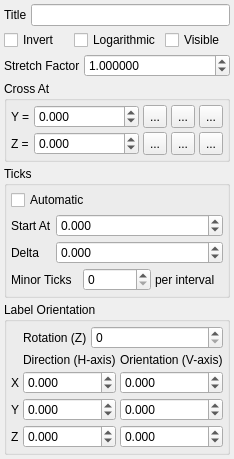
              <widget class="QWidget" name="XAxisTab">
               <attribute name="title">
                <string>X Axis</string>
               </attribute>
               <layout class="QVBoxLayout" name="verticalLayout_9">
                <property name="spacing">
                 <number>4</number>
                </property>
                <property name="margin">
                 <number>4</number>
                </property>
                <item>
                 <layout class="QHBoxLayout" name="horizontalLayout_24">
                  <item>
                   <widget class="QLabel" name="label_34">
                    <property name="text">
                     <string>Title</string>
                    </property>
                   </widget>
                  </item>
                  <item>
                   <widget class="QLineEdit" name="ViewXAxisTitleEdit"/>
                  </item>
                 </layout>
                </item>
                <item>
                 <layout class="QHBoxLayout" name="horizontalLayout_21">
                  <item>
                   <widget class="QCheckBox" name="ViewXAxisInvertCheck">
                    <property name="text">
                     <string>Invert</string>
                    </property>
                   </widget>
                  </item>
                  <item>
                   <widget class="QCheckBox" name="ViewXAxisLogarithmicCheck">
                    <property name="text">
                     <string>Logarithmic</string>
                    </property>
                   </widget>
                  </item>
                  <item>
                   <widget class="QCheckBox" name="ViewXAxisVisibleCheck">
                    <property name="text">
                     <string>Visible</string>
                    </property>
                   </widget>
                  </item>
                 </layout>
                </item>
                <item>
                 <layout class="QHBoxLayout" name="horizontalLayout_28">
                  <item>
                   <widget class="QLabel" name="label_38">
                    <property name="text">
                     <string>Stretch Factor</string>
                    </property>
                   </widget>
                  </item>
                  <item>
                   <widget class="QDoubleSpinBox" name="ViewXAxisStretchSpin">
                    <property name="sizePolicy">
                     <sizepolicy hsizetype="Expanding" vsizetype="Fixed">
                      <horstretch>0</horstretch>
                      <verstretch>0</verstretch>
                     </sizepolicy>
                    </property>
                    <property name="toolTip">
                     <string/>
                    </property>
                    <property name="decimals">
                     <number>6</number>
                    </property>
                    <property name="minimum">
                     <double>0.000001000000000</double>
                    </property>
                    <property name="maximum">
                     <double>1000000.000000000000000</double>
                    </property>
                    <property name="singleStep">
                     <double>0.010000000000000</double>
                    </property>
                    <property name="value">
                     <double>1.000000000000000</double>
                    </property>
                   </widget>
                  </item>
                 </layout>
                </item>
                <item>
                 <widget class="QGroupBox" name="XAxisCrossGroup">
                  <property name="title">
                   <string>Cross At</string>
                  </property>
                  <layout class="QVBoxLayout" name="verticalLayout_8">
                   <property name="spacing">
                    <number>4</number>
                   </property>
                   <property name="margin">
                    <number>4</number>
                   </property>
                   <item>
                    <layout class="QGridLayout" name="gridLayout_3">
                     <property name="spacing">
                      <number>4</number>
                     </property>
                     <item row="0" column="0">
                      <widget class="QLabel" name="label_4">
                       <property name="sizePolicy">
                        <sizepolicy hsizetype="Minimum" vsizetype="Preferred">
                         <horstretch>0</horstretch>
                         <verstretch>0</verstretch>
                        </sizepolicy>
                       </property>
                       <property name="text">
                        <string>Y =</string>
                       </property>
                      </widget>
                     </item>
                     <item row="0" column="1">
                      <widget class="QDoubleSpinBox" name="ViewXAxisCrossAtYSpin">
                       <property name="sizePolicy">
                        <sizepolicy hsizetype="Expanding" vsizetype="Fixed">
                         <horstretch>0</horstretch>
                         <verstretch>0</verstretch>
                        </sizepolicy>
                       </property>
                       <property name="decimals">
                        <number>3</number>
                       </property>
                       <property name="minimum">
                        <double>-1000000.000000000000000</double>
                       </property>
                       <property name="maximum">
                        <double>1000000.000000000000000</double>
                       </property>
                      </widget>
                     </item>
                     <item row="1" column="0">
                      <widget class="QLabel" name="label_5">
                       <property name="sizePolicy">
                        <sizepolicy hsizetype="Minimum" vsizetype="Preferred">
                         <horstretch>0</horstretch>
                         <verstretch>0</verstretch>
                        </sizepolicy>
                       </property>
                       <property name="text">
                        <string>Z =</string>
                       </property>
                      </widget>
                     </item>
                     <item row="1" column="1">
                      <widget class="QDoubleSpinBox" name="ViewXAxisCrossAtZSpin">
                       <property name="sizePolicy">
                        <sizepolicy hsizetype="Expanding" vsizetype="Fixed">
                         <horstretch>0</horstretch>
                         <verstretch>0</verstretch>
                        </sizepolicy>
                       </property>
                       <property name="decimals">
                        <number>3</number>
                       </property>
                       <property name="minimum">
                        <double>-1000000.000000000000000</double>
                       </property>
                       <property name="maximum">
                        <double>1000000.000000000000000</double>
                       </property>
                      </widget>
                     </item>
                     <item row="0" column="5">
                      <widget class="QToolButton" name="ViewXAxisCrossAtYSetMaximumButton">
                       <property name="maximumSize">
                        <size>
                         <width>24</width>
                         <height>24</height>
                        </size>
                       </property>
                       <property name="toolTip">
                        <string>Set to maximum source data value</string>
                       </property>
                       <property name="text">
                        <string>...</string>
                       </property>
                       <property name="icon">
                        <iconset resource="icons.qrc">
                         <normaloff>:/fqplot/icons/torightlimit.svg</normaloff>:/fqplot/icons/torightlimit.svg</iconset>
                       </property>
                      </widget>
                     </item>
                     <item row="0" column="3">
                      <widget class="QToolButton" name="ViewXAxisCrossAtYSetZeroButton">
                       <property name="maximumSize">
                        <size>
                         <width>24</width>
                         <height>24</height>
                        </size>
                       </property>
                       <property name="toolTip">
                        <string>Set to zero</string>
                       </property>
                       <property name="text">
                        <string>...</string>
                       </property>
                       <property name="icon">
                        <iconset resource="icons.qrc">
                         <normaloff>:/fqplot/icons/tozero.svg</normaloff>:/fqplot/icons/tozero.svg</iconset>
                       </property>
                      </widget>
                     </item>
                     <item row="0" column="2">
                      <widget class="QToolButton" name="ViewXAxisCrossAtYSetMinimumButton">
                       <property name="maximumSize">
                        <size>
                         <width>24</width>
                         <height>24</height>
                        </size>
                       </property>
                       <property name="toolTip">
                        <string>Set to minimum source data value</string>
                       </property>
                       <property name="text">
                        <string>...</string>
                       </property>
                       <property name="icon">
                        <iconset resource="icons.qrc">
                         <normaloff>:/fqplot/icons/toleftlimit.svg</normaloff>:/fqplot/icons/toleftlimit.svg</iconset>
                       </property>
                      </widget>
                     </item>
                     <item row="1" column="2">
                      <widget class="QToolButton" name="ViewXAxisCrossAtZSetMinimumButton">
                       <property name="maximumSize">
                        <size>
                         <width>24</width>
                         <height>24</height>
                        </size>
                       </property>
                       <property name="toolTip">
                        <string>Set to minimum source data value</string>
                       </property>
                       <property name="text">
                        <string>...</string>
                       </property>
                       <property name="icon">
                        <iconset resource="icons.qrc">
                         <normaloff>:/fqplot/icons/toleftlimit.svg</normaloff>:/fqplot/icons/toleftlimit.svg</iconset>
                       </property>
                      </widget>
                     </item>
                     <item row="1" column="3">
                      <widget class="QToolButton" name="ViewXAxisCrossAtZSetZeroButton">
                       <property name="maximumSize">
                        <size>
                         <width>24</width>
                         <height>24</height>
                        </size>
                       </property>
                       <property name="toolTip">
                        <string>Set to zero</string>
                       </property>
                       <property name="text">
                        <string>...</string>
                       </property>
                       <property name="icon">
                        <iconset resource="icons.qrc">
                         <normaloff>:/fqplot/icons/tozero.svg</normaloff>:/fqplot/icons/tozero.svg</iconset>
                       </property>
                      </widget>
                     </item>
                     <item row="1" column="5">
                      <widget class="QToolButton" name="ViewXAxisCrossAtZSetMaximumButton">
                       <property name="maximumSize">
                        <size>
                         <width>24</width>
                         <height>24</height>
                        </size>
                       </property>
                       <property name="toolTip">
                        <string>Set to maximum source data value</string>
                       </property>
                       <property name="text">
                        <string>...</string>
                       </property>
                       <property name="icon">
                        <iconset resource="icons.qrc">
                         <normaloff>:/fqplot/icons/torightlimit.svg</normaloff>:/fqplot/icons/torightlimit.svg</iconset>
                       </property>
                      </widget>
                     </item>
                    </layout>
                   </item>
                  </layout>
                 </widget>
                </item>
                <item>
                 <widget class="QGroupBox" name="XAxisTicksGroup">
                  <property name="title">
                   <string>Ticks</string>
                  </property>
                  <layout class="QVBoxLayout" name="verticalLayout_11">
                   <property name="spacing">
                    <number>4</number>
                   </property>
                   <property name="margin">
                    <number>4</number>
                   </property>
                   <item>
                    <widget class="QCheckBox" name="ViewXAxisAutoTicksCheck">
                     <property name="text">
                      <string>Automatic</string>
                     </property>
                    </widget>
                   </item>
                   <item>
                    <widget class="QWidget" name="ViewXAxisTicksWidget" native="true">
                     <layout class="QVBoxLayout" name="verticalLayout_12">
                      <property name="spacing">
                       <number>0</number>
                      </property>
                      <property name="margin">
                       <number>0</number>
                      </property>
                      <item>
                       <layout class="QGridLayout" name="gridLayout_5">
                        <property name="spacing">
                         <number>4</number>
                        </property>
                        <item row="0" column="0">
                         <widget class="QLabel" name="label_6">
                          <property name="sizePolicy">
                           <sizepolicy hsizetype="Minimum" vsizetype="Preferred">
                            <horstretch>0</horstretch>
                            <verstretch>0</verstretch>
                           </sizepolicy>
                          </property>
                          <property name="text">
                           <string>Start At</string>
                          </property>
                         </widget>
                        </item>
                        <item row="0" column="1">
                         <widget class="QDoubleSpinBox" name="ViewXAxisTicksStartSpin">
                          <property name="sizePolicy">
                           <sizepolicy hsizetype="Expanding" vsizetype="Fixed">
                            <horstretch>0</horstretch>
                            <verstretch>0</verstretch>
                           </sizepolicy>
                          </property>
                          <property name="decimals">
                           <number>3</number>
                          </property>
                          <property name="minimum">
                           <double>-1000000.000000000000000</double>
                          </property>
                          <property name="maximum">
                           <double>1000000.000000000000000</double>
                          </property>
                         </widget>
                        </item>
                        <item row="1" column="0">
                         <widget class="QLabel" name="label_7">
                          <property name="sizePolicy">
                           <sizepolicy hsizetype="Minimum" vsizetype="Preferred">
                            <horstretch>0</horstretch>
                            <verstretch>0</verstretch>
                           </sizepolicy>
                          </property>
                          <property name="text">
                           <string>Delta</string>
                          </property>
                         </widget>
                        </item>
                        <item row="1" column="1">
                         <widget class="QDoubleSpinBox" name="ViewXAxisTicksDeltaSpin">
                          <property name="sizePolicy">
                           <sizepolicy hsizetype="Expanding" vsizetype="Fixed">
                            <horstretch>0</horstretch>
                            <verstretch>0</verstretch>
                           </sizepolicy>
                          </property>
                          <property name="decimals">
                           <number>3</number>
                          </property>
                          <property name="minimum">
                           <double>-1000000.000000000000000</double>
                          </property>
                          <property name="maximum">
                           <double>1000000.000000000000000</double>
                          </property>
                         </widget>
                        </item>
                       </layout>
                      </item>
                     </layout>
                    </widget>
                   </item>
                   <item>
                    <layout class="QHBoxLayout" name="horizontalLayout_15">
                     <property name="spacing">
                      <number>4</number>
                     </property>
                     <item>
                      <widget class="QLabel" name="label_19">
                       <property name="text">
                        <string>Minor Ticks</string>
                       </property>
                      </widget>
                     </item>
                     <item>
                      <widget class="QSpinBox" name="ViewXAxisMinorTicksSpin"/>
                     </item>
                     <item>
                      <widget class="QLabel" name="label_20">
                       <property name="text">
                        <string>per interval</string>
                       </property>
                      </widget>
                     </item>
                    </layout>
                   </item>
                  </layout>
                 </widget>
                </item>
                <item>
                 <widget class="QGroupBox" name="XAxisLabelOrientationGroup">
                  <property name="title">
                   <string>Label Orientation</string>
                  </property>
                  <layout class="QVBoxLayout" name="verticalLayout_21">
                   <property name="spacing">
                    <number>4</number>
                   </property>
                   <property name="margin">
                    <number>4</number>
                   </property>
                   <item>
                    <layout class="QGridLayout" name="gridLayout_10">
                     <property name="spacing">
                      <number>4</number>
                     </property>
                     <item row="4" column="0">
                      <widget class="QLabel" name="label_18">
                       <property name="text">
                        <string>Z</string>
                       </property>
                      </widget>
                     </item>
                     <item row="2" column="1">
                      <widget class="QDoubleSpinBox" name="ViewXAxisDirectionXSpin">
                       <property name="sizePolicy">
                        <sizepolicy hsizetype="Expanding" vsizetype="Fixed">
                         <horstretch>0</horstretch>
                         <verstretch>0</verstretch>
                        </sizepolicy>
                       </property>
                       <property name="decimals">
                        <number>3</number>
                       </property>
                       <property name="minimum">
                        <double>-1.000000000000000</double>
                       </property>
                       <property name="maximum">
                        <double>1.000000000000000</double>
                       </property>
                       <property name="singleStep">
                        <double>0.100000000000000</double>
                       </property>
                      </widget>
                     </item>
                     <item row="2" column="0">
                      <widget class="QLabel" name="label_16">
                       <property name="text">
                        <string>X</string>
                       </property>
                      </widget>
                     </item>
                     <item row="3" column="0">
                      <widget class="QLabel" name="label_17">
                       <property name="text">
                        <string>Y</string>
                       </property>
                      </widget>
                     </item>
                     <item row="4" column="1">
                      <widget class="QDoubleSpinBox" name="ViewXAxisDirectionZSpin">
                       <property name="sizePolicy">
                        <sizepolicy hsizetype="Expanding" vsizetype="Fixed">
                         <horstretch>0</horstretch>
                         <verstretch>0</verstretch>
                        </sizepolicy>
                       </property>
                       <property name="decimals">
                        <number>3</number>
                       </property>
                       <property name="minimum">
                        <double>-1.000000000000000</double>
                       </property>
                       <property name="maximum">
                        <double>1.000000000000000</double>
                       </property>
                       <property name="singleStep">
                        <double>0.100000000000000</double>
                       </property>
                      </widget>
                     </item>
                     <item row="3" column="1">
                      <widget class="QDoubleSpinBox" name="ViewXAxisDirectionYSpin">
                       <property name="sizePolicy">
                        <sizepolicy hsizetype="Expanding" vsizetype="Fixed">
                         <horstretch>0</horstretch>
                         <verstretch>0</verstretch>
                        </sizepolicy>
                       </property>
                       <property name="decimals">
                        <number>3</number>
                       </property>
                       <property name="minimum">
                        <double>-1.000000000000000</double>
                       </property>
                       <property name="maximum">
                        <double>1.000000000000000</double>
                       </property>
                       <property name="singleStep">
                        <double>0.100000000000000</double>
                       </property>
                      </widget>
                     </item>
                     <item row="2" column="2">
                      <widget class="QDoubleSpinBox" name="ViewXAxisUpXSpin">
                       <property name="sizePolicy">
                        <sizepolicy hsizetype="Expanding" vsizetype="Fixed">
                         <horstretch>0</horstretch>
                         <verstretch>0</verstretch>
                        </sizepolicy>
                       </property>
                       <property name="decimals">
                        <number>3</number>
                       </property>
                       <property name="minimum">
                        <double>-1.000000000000000</double>
                       </property>
                       <property name="maximum">
                        <double>1.000000000000000</double>
                       </property>
                       <property name="singleStep">
                        <double>0.100000000000000</double>
                       </property>
                      </widget>
                     </item>
                     <item row="3" column="2">
                      <widget class="QDoubleSpinBox" name="ViewXAxisUpYSpin">
                       <property name="sizePolicy">
                        <sizepolicy hsizetype="Expanding" vsizetype="Fixed">
                         <horstretch>0</horstretch>
                         <verstretch>0</verstretch>
                        </sizepolicy>
                       </property>
                       <property name="decimals">
                        <number>3</number>
                       </property>
                       <property name="minimum">
                        <double>-1.000000000000000</double>
                       </property>
                       <property name="maximum">
                        <double>1.000000000000000</double>
                       </property>
                       <property name="singleStep">
                        <double>0.100000000000000</double>
                       </property>
                      </widget>
                     </item>
                     <item row="4" column="2">
                      <widget class="QDoubleSpinBox" name="ViewXAxisUpZSpin">
                       <property name="sizePolicy">
                        <sizepolicy hsizetype="Expanding" vsizetype="Fixed">
                         <horstretch>0</horstretch>
                         <verstretch>0</verstretch>
                        </sizepolicy>
                       </property>
                       <property name="decimals">
                        <number>3</number>
                       </property>
                       <property name="minimum">
                        <double>-1.000000000000000</double>
                       </property>
                       <property name="maximum">
                        <double>1.000000000000000</double>
                       </property>
                       <property name="singleStep">
                        <double>0.100000000000000</double>
                       </property>
                      </widget>
                     </item>
                     <item row="1" column="1">
                      <widget class="QLabel" name="LabelD">
                       <property name="text">
                        <string>Direction (H-axis)</string>
                       </property>
                      </widget>
                     </item>
                     <item row="1" column="2">
                      <widget class="QLabel" name="LabelD_2">
                       <property name="text">
                        <string>Orientation (V-axis)</string>
                       </property>
                      </widget>
                     </item>
                     <item row="0" column="1" colspan="2">
                      <layout class="QHBoxLayout" name="horizontalLayout_18">
                       <item>
                        <widget class="QLabel" name="label_33">
                         <property name="text">
                          <string>Rotation (Z)</string>
                         </property>
                        </widget>
                       </item>
                       <item>
                        <widget class="QSpinBox" name="ViewXAxisRotationSpin">
                         <property name="sizePolicy">
                          <sizepolicy hsizetype="Expanding" vsizetype="Fixed">
                           <horstretch>0</horstretch>
                           <verstretch>0</verstretch>
                          </sizepolicy>
                         </property>
                         <property name="maximum">
                          <number>360</number>
                         </property>
                        </widget>
                       </item>
                      </layout>
                     </item>
                    </layout>
                   </item>
                  </layout>
                 </widget>
                </item>
               </layout>
              </widget>
